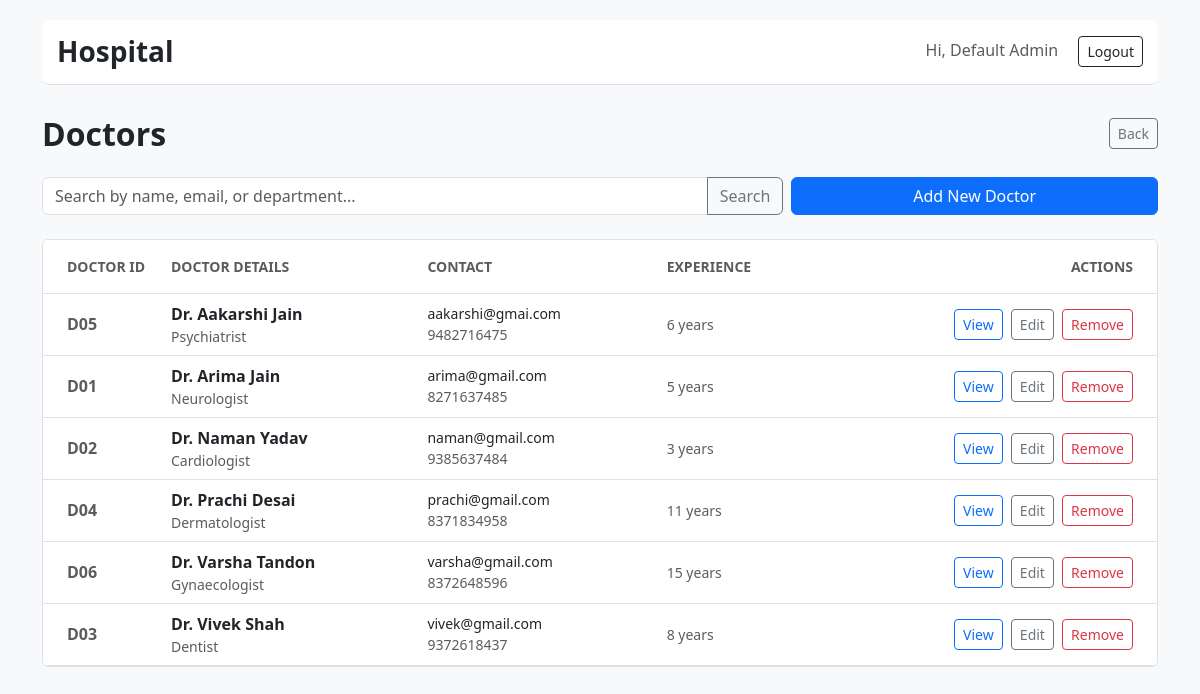
Page /admin/doctors (signed in) on the committed database.
### tables this page shows
CREATE TABLE doctors (
        id INTEGER PRIMARY KEY AUTOINCREMENT,
        user_id INTEGER UNIQUE NOT NULL,
        department_id INTEGER,
        experience TEXT,
        FOREIGN KEY(user_id) REFERENCES users(id),
        FOREIGN KEY(department_id) REFERENCES departments(id)
    );

CREATE TABLE users (
      id INTEGER PRIMARY KEY AUTOINCREMENT,
      username TEXT UNIQUE NOT NULL,
      password_hash TEXT NOT NULL,
      role TEXT NOT NULL CHECK(role IN ('admin','doctor','patient')),
      full_name TEXT, email TEXT, phone TEXT, is_active INTEGER DEFAULT 1
    );

CREATE TABLE departments (
      id INTEGER PRIMARY KEY AUTOINCREMENT,
      name TEXT UNIQUE NOT NULL,
      description TEXT
    );

### app.py (the view, shortened to what this page needs)
@app.route("/admin/doctors", methods=["GET", "POST"])
@login_required(role="admin")
def manage_doctors():
    db = get_db()
    q = request.args.get("q", "").strip()
    query = """
        SELECT d.id, u.full_name, u.username, u.email, u.phone, dep.name department, d.experience
        FROM doctors d
        JOIN users u ON d.user_id=u.id
        LEFT JOIN departments dep ON d.department_id=dep.id
    """
    params = []
    if q:
        query += " WHERE u.full_name LIKE ? OR u.username LIKE ? OR u.email LIKE ? OR dep.name LIKE ?"
        like = f"%{q}%"
        params = [like, like, like, like]
    query += " ORDER BY u.full_name"
    doctors = db.execute(query, params).fetchall()
    return render_template("admin_doctors.html", doctors=doctors, q=q)

### app.py (called while the page is built)
def get_db():
    if "db" not in g:
        g.db = sqlite3.connect(DB_PATH, detect_types=sqlite3.PARSE_DECLTYPES)
        g.db.row_factory = sqlite3.Row
    return g.db

def login_required(role=None):
    from functools import wraps
    def decorator(f):
        @wraps(f)
        def wrapped(*args, **kwargs):
            if "user_id" not in session: return redirect(url_for("login"))
            if role and session.get("role") != role:
                flash("Access denied.", "danger")
                return redirect(url_for("login"))
            return f(*args, **kwargs)
        return wrapped
    return decorator

### templates/admin_doctors.html (shortened to what this page needs)
{% extends "base.html" %}
{% block content %}
<div class="d-flex justify-content-between align-items-center mb-4">
  <h2 class="fw-bold mb-0 text-dark">Doctors</h2>
  <a class="btn btn-outline-secondary btn-sm" href="{{ url_for('admin_dashboard') }}">Back</a>
</div>
<div class="row g-2 mb-4">
  <div class="col-md-8">
    <form method="get" action="{{ url_for('manage_doctors') }}">
      <div class="input-group">
        <input type="text" name="q" class="form-control" placeholder="Search by name, email, or department..." value="{{ q }}">
        <button class="btn btn-outline-secondary">Search</button>
      </div>
    </form>
  </div>
  <div class="col-md-4 text-end">
    <button class="btn btn-primary w-100" data-bs-toggle="collapse" data-bs-target="#addForm">Add New Doctor</button>
  </div>
</div>
<div class="border rounded overflow-hidden">
  <table class="table mb-0 align-middle">
    <thead class="bg-light">
      <tr>
        <th class="ps-4 py-3 text-uppercase text-muted small fw-bold border-bottom" style="width: 120px; white-space: nowrap;">Doctor ID</th>
        <th class="py-3 text-uppercase text-muted small fw-bold border-bottom">Doctor Details</th>
        <th class="py-3 text-uppercase text-muted small fw-bold border-bottom">Contact</th>
        <th class="py-3 text-uppercase text-muted small fw-bold border-bottom">Experience</th>
        <th class="py-3 text-uppercase text-muted small fw-bold border-bottom text-end pe-4">Actions</th>
      </tr>
    </thead>
    <tbody>
      {% for d in doctors %}
        <tr>
          <td class="ps-4 text-muted fw-bold">D{{ "%02d" | format(d.id) }}</td>
          <td>
            <div class="fw-bold text-dark">{{ d.full_name }}</div>
            <div class="small text-muted">{{ d.department or 'General' }}</div>
          </td>
          <td>
             <div class="small">{{ d.email }}</div>
             <div class="small text-muted">{{ d.phone }}</div>
          </td>
          <td class="text-muted small">{{ d.experience or '-' }}</td>
          <td class="text-end pe-4">
            <a class="btn btn-sm btn-outline-primary me-1" href="{{ url_for('admin_view_doctor', doctor_id=d.id) }}">View</a>
            <a class="btn btn-sm btn-outline-secondary me-1" href="{{ url_for('admin_edit_doctor', doctor_id=d.id) }}">Edit</a>
            <form method="post" action="{{ url_for('admin_delete_doctor', doctor_id=d.id) }}" style="display:inline" onsubmit="return confirm('Remove this doctor? This cannot be undone.')">
              <button class="btn btn-sm btn-outline-danger">Remove</button>
            </form>
          </td>
        </tr>
      {% else %}
        <tr><td colspan="5" class="text-center py-5 text-muted">No doctors found.</td></tr>
      {% endfor %}
    </tbody>
  </table>
</div>
{% endblock %}

### templates/base.html (style rules this page uses)
body { padding-top: 20px; background-color: #f8f9fa; }

### rows in the picture
doctors: id "05", full_name "Dr. Aakarshi Jain", name "Psychiatrist", email "aakarshi@gmai.com", phone "9482716475", experience "6 years"
doctors: id "01", full_name "Dr. Arima Jain", name "Neurologist", email "arima@gmail.com", phone "8271637485", experience "5 years"
doctors: id "02", full_name "Dr. Naman Yadav", name "Cardiologist", email "naman@gmail.com", phone "9385637484", experience "3 years"
doctors: id "04", full_name "Dr. Prachi Desai", name "Dermatologist", email "prachi@gmail.com", phone "8371834958", experience "11 years"
doctors: id "06", full_name "Dr. Varsha Tandon", name "Gynaecologist", email "varsha@gmail.com", phone "8372648596", experience "15 years"
doctors: id "03", full_name "Dr. Vivek Shah", name "Dentist", email "vivek@gmail.com", phone "9372618437", experience "8 years"

### other values in the picture
{{ session.get('full_name') or 'User' }} "Default Admin"
